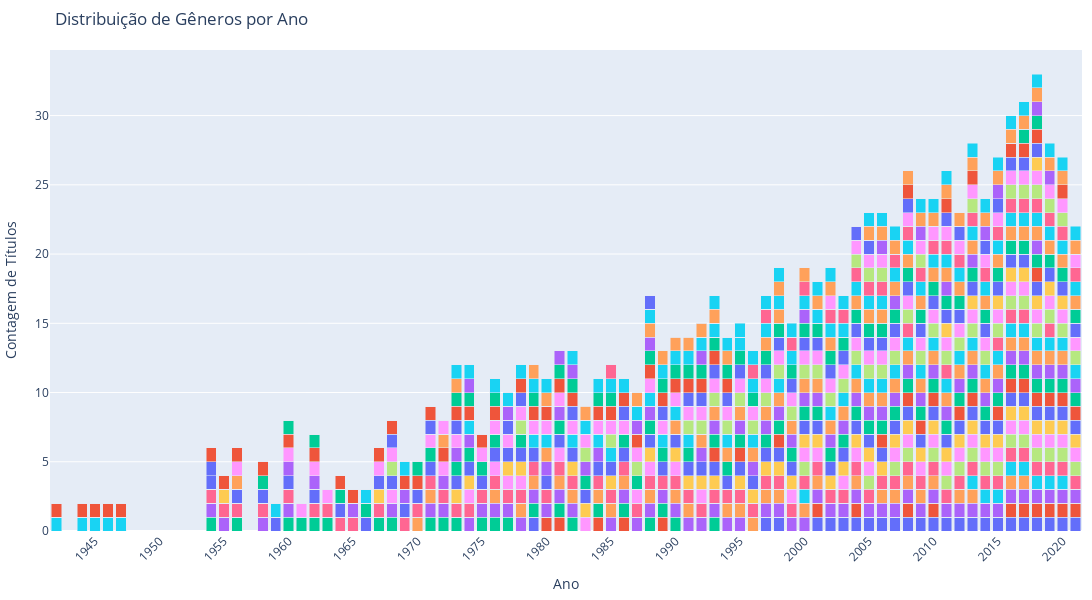

Here is the notebook cell this chart was saved with:
### Code cell
# Agrupamento por ano e contagem de gêneros
generos_por_ano = df.groupby('Ano')['Genero'].apply(lambda x: ','.join(x)).reset_index()

# Criando um dataframe com dummies para os gêneros
generos_dummies = generos_por_ano['Genero'].str.get_dummies(sep=',')

# Lista de anos
anos = generos_por_ano['Ano']

# Criando lista de figuras para os subplots
fig = go.Figure()

# Adicionando um trace para cada gênero
for genero in generos_dummies.columns:
    fig.add_trace(go.Bar(x=anos, y=generos_dummies[genero], name=genero, showlegend=False))

# Atualizando o layout do gráfico
fig.update_layout(
    title='Distribuição de Gêneros por Ano',
    xaxis_title='Ano',
    yaxis_title='Contagem de Títulos',
    xaxis=dict(tickangle=-45, dtick=5),  # Definindo o intervalo de tick como 1 para mostrar todos os anos
    barmode='stack',
    height=600,  # Altura do gráfico
    width=1100,  # Largura do gráfico
    margin=dict(l=10, r=10, t=50, b=50)  # Margens (esquerda, direita, topo, baixo)
)

# Mostrando o gráfico
fig.show()
